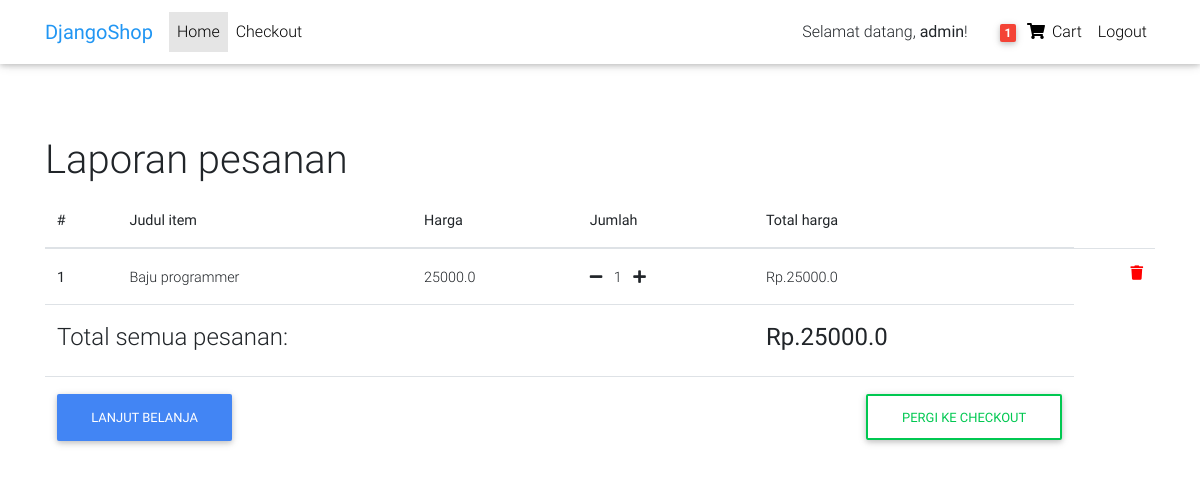
Page /order-summary/ (signed in) on the committed database.
### core/models.py (models this page shows, shortened)
class Order(models.Model):
    user            = models.ForeignKey(settings.AUTH_USER_MODEL, on_delete=models.CASCADE)
    items           = models.ManyToManyField(OrderItem)
    start_date      = models.DateTimeField(auto_now_add=True)
    ordered_date    = models.DateTimeField()
    ordered         = models.BooleanField(default=False)
    billing_address = models.ForeignKey(
        'BillingAddress', on_delete=models.SET_NULL, blank=True, null=True
    )
    payment         = models.ForeignKey(
        'Payment', on_delete=models.SET_NULL, blank=True, null=True
    )
    coupon          = models.ForeignKey('Coupon', on_delete=models.SET_NULL, blank=True, null=True)
    def get_total(self):
        total       = 0
        for order_item in self.items.all():
            total   += order_item.get_final_price()
        return total

class OrderItem(models.Model):
    user            = models.ForeignKey(settings.AUTH_USER_MODEL, on_delete=models.CASCADE)
    ordered         = models.BooleanField(default=False)
    item            = models.ForeignKey(Item, on_delete=models.CASCADE)
    quantity        = models.IntegerField(default=1)
    def get_total_item_price(self):
        return self.quantity * self.item.price
    def get_final_price(self):
        if self.item.discount_price:
            return self.get_total_discount_item_price()
        return self.get_total_item_price()

class Item(models.Model):
    title           = models.CharField(max_length=100)
    price           = models.FloatField()
    discount_price  = models.FloatField(blank=True, null=True)
    category        = models.CharField(choices=CATEGORY_CHOICES, max_length=2)
    label           = models.CharField(choices=LABEL_CHOICES, max_length=1)
    slug            = models.SlugField()
    description     = models.TextField(null=True)
    image           = models.ImageField(null=True, blank=True)

### core/views.py (the view)
# urls.py: path('order-summary/', OrderSummaryView.as_view(), name='order-summary'),
class OrderSummaryView(View):
    def get(self, *args, **kwargs):
        try:
            order       = Order.objects.get(user=self.request.user, ordered=False)
            context     = {
                'object': order
            }
            return render(self.request, 'order_summary.html', context)
        except ObjectDoesNotExist:
            messages.error(self.request, "Kamu belum punya pesanan")
            return redirect('/')

### core/templatetags/cart_template_tags.py (called while the page is built)
@register.filter
def cart_item_count(user):
    if user.is_authenticated:
        qs      = Order.objects.filter(user=user, ordered=False)
        if qs.exists():
            return qs[0].items.count()
    return 0

### templates/order_summary.html (shortened to what this page needs)
{% extends 'base.html' %}
{% block content %}
{% include 'snippets/nav.html' %}
<div class="container-fluid">
    <div class="container mt-5 pt-3">
{% if request.user.is_authenticated %}
        <h1>Laporan pesanan</h1>
        <table class="table">
            <thead>
                <tr>
                    <th scope="col">#</th>
                    <th scope="col">Judul item</th>
                    <th scope="col">Harga</th>
                    <th scope="col">Jumlah</th>
                    <th scope="col">Total harga</th>
                </tr>
            </thead>
            <tbody>
                {% for order_item in object.items.all %}
                <tr>
                    <th scope="row">{{ forloop.counter }}</th>
                    <td>{{ order_item.item.title }}</td>
                    <td>
                        {% if order_item.item.discount_price %}
                            <del>{{ order_item.item.price }}</del>
                            <p>
                                <span class="badge badge-danger">
                                    {{ order_item.item.discount_price }}
                                </span>
                            </p>
                        {% else %}
                            {{ order_item.item.price }}
                        {% endif %}
                    </td>
                    <td>
                        <a href="{% url 'core:remove-single-item-from-cart' order_item.item.slug %}"><i class="fas fa-minus mr-2"></i></a>
                        {{ order_item.quantity }}
                        <a href="{% url 'core:add-to-cart' order_item.item.slug %}"><i class="fas fa-plus ml-2"></i></a>
                    </td>
                    <td>
                        {% if order_item.item.discount_price %}
                            Rp.{{ order_item.get_total_discount_item_price }}
                            <p>
                                <span class="badge badge-success">(Hemat Rp.{{ order_item.get_amount_saved }})</span>
                            </p>
                        {% else %}
                            Rp.{{ order_item.get_total_item_price }}
                        {% endif %}
                    </td>
                    <td>
                        <a style="color: red;" href="{% url 'core:remove-from-cart' order_item.item.slug %}">
                            <i class="fas fa-trash float-right"></i>
                        </a>
                    </td>
                </tr>
                {% endfor %}
                {% if object.get_total %}
                <tr>
                    <td colspan="4"><h4>Total semua pesanan: </h4></td>
                    <td><h4><b>Rp.{{ object.get_total }}</b></h4></td>
                </tr>
                <tr>
                    <td colspan="5">
                        <a href="/" class="btn btn-primary float-left">Lanjut belanja</a>
                        <a href="{% url 'core:checkout' %}" class="btn btn-outline-success float-right">Pergi ke checkout</a>
                    </td>
                </tr>
                {% endif %}
            </tbody>
        </table>
{% else %}
    <small>Ups, kamu belum login, silahkan login <a href="{% url 'login' %} ">disini!</a></small>
{% endif %}
    </div>
</div>
{% endblock content %}

### templates/snippets/nav.html (shortened to what this page needs)
{% load cart_template_tags %}
<nav class="navbar fixed-top navbar-expand-lg navbar-light white scrolling-navbar">
    <div class="container">
        <a class="navbar-brand waves-effect"target="_blank">
            <strong class="blue-text">DjangoShop</strong>
        </a>
        <div class="collapse navbar-collapse" id="navbarSupportedContent">
            <ul class="navbar-nav mr-auto">
                <li class="nav-item active">
                    <a class="nav-link waves-effect" href="{% url 'core:item-list' %}">Home
                    </a>
                </li>
                {% if request.user.is_authenticated %}
                <li class="nav-item">
                    <a class="nav-link waves-effect" href="{% url 'core:checkout' %}"
                    target="_blank">Checkout</a>
                </li>
                {% endif %}
            </ul>
            <ul class="navbar-nav nav-flex-icons">
                {% if request.user.is_authenticated %}
                <li class="nav-item mt-2 mr-4">
                    <span class="clearfix d-none d-sm-inline-block"> Selamat datang, <b>{{user}}</b>! </span>
                </li>
                <li class="nav-item">
                    <a href="{% url 'core:order-summary' %}" class="nav-link waves-effect">
                        <span class="badge red z-depth-1 mr-1"> {{ request.user|cart_item_count }} </span>
                        <i class="fas fa-shopping-cart"></i>
                        <span class="clearfix d-none d-sm-inline-block"> Cart </span>
                    </a>
                </li>
                <li class="nav-item">
                    <a href="{% url 'logout' %}" class="nav-link waves-effect">
                        <span class="clearfix d-none d-sm-inline-block"> Logout </span>
                    </a>
                </li>
                {% endif %}
            </ul>
        </div>
        </div>
    </nav>

### rows in the picture
OrderItem: item "Baju programmer", item.price "25000.0", quantity "1", get_total_item_price "25000.0"
Order: get_total "25000.0"

### other values in the picture
{{ user }} "admin"
{{ request.user|cart_item_count }} "1"
